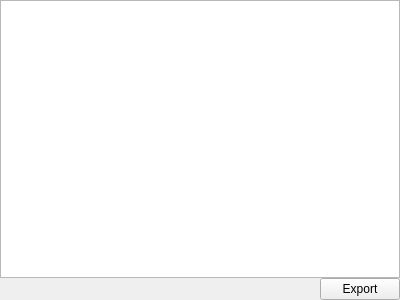
<?xml version="1.0" encoding="UTF-8"?>
<ui version="4.0">
 <class>GraphForm</class>
 <widget class="QWidget" name="GraphForm">
  <property name="geometry">
   <rect>
    <x>0</x>
    <y>0</y>
    <width>400</width>
    <height>300</height>
   </rect>
  </property>
  <property name="windowTitle">
   <string>Form</string>
  </property>
  <layout class="QVBoxLayout" name="verticalLayout">
   <property name="spacing">
    <number>0</number>
   </property>
   <property name="margin">
    <number>0</number>
   </property>
   <item>
    <widget class="QGraphicsView" name="graphicsView">
     <property name="interactive">
      <bool>false</bool>
     </property>
     <property name="alignment">
      <set>Qt::AlignLeading|Qt::AlignLeft|Qt::AlignVCenter</set>
     </property>
     <property name="viewportUpdateMode">
      <enum>QGraphicsView::FullViewportUpdate</enum>
     </property>
    </widget>
   </item>
   <item>
    <layout class="QHBoxLayout" name="horizontalLayout">
     <item>
      <spacer name="horizontalSpacer">
       <property name="orientation">
        <enum>Qt::Horizontal</enum>
       </property>
       <property name="sizeHint" stdset="0">
        <size>
         <width>40</width>
         <height>20</height>
        </size>
       </property>
      </spacer>
     </item>
     <item>
      <widget class="QPushButton" name="exportButton">
       <property name="text">
        <string>Export</string>
       </property>
      </widget>
     </item>
    </layout>
   </item>
  </layout>
 </widget>
 <resources/>
 <connections/>
</ui>
